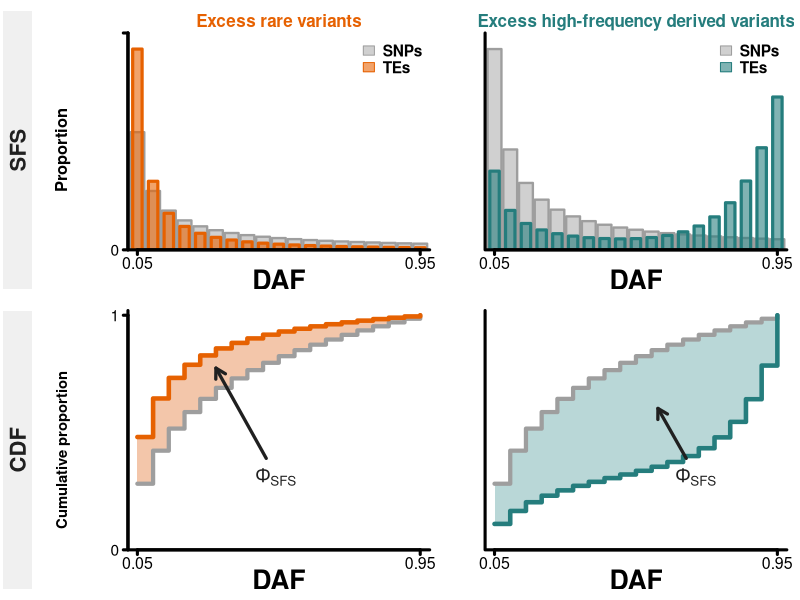
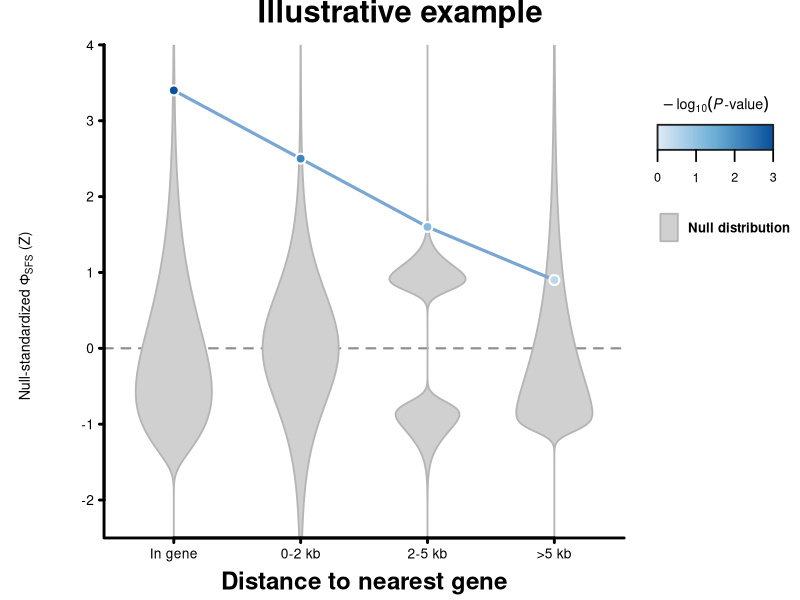

Here is the R script that generated these plots, in order:
#!/usr/bin/env Rscript

# Deterministic vector versions of the two Phi-SFS explanatory figures.
# Run from the repository root with:
#   module load R/4.4.2
#   Rscript figures/make_phi_sfs_figures.R

orange <- "#E66101"
orange_fill <- "#F3C6AA"
teal <- "#257D7D"
teal_fill <- "#B9D7D7"
neutral <- "#9E9E9E"
neutral_fill <- "#D0D0D0"
ink <- "#202020"

normalize <- function(x) x / sum(x)

step_coordinates <- function(x, y) {
    list(
        x = c(x[1], rep(x[-1], each = 2)),
        y = c(y[1], as.vector(rbind(y[-length(y)], y[-1])))
    )
}

draw_sfs <- function(x, neutral_sfs, te_sfs, color, title, show_y = FALSE) {
    ymax <- max(c(neutral_sfs, te_sfs)) * 1.08
    plot(NA, xlim = c(0.02, 0.98), ylim = c(0, ymax), axes = FALSE,
         xlab = "", ylab = "", xaxs = "i", yaxs = "i")

    # The wider neutral bars remain a single uniform gray. Narrower opaque TE
    # bars are drawn in front, avoiding transparency-induced color changes.
    rect(x - 0.022, 0, x + 0.022, neutral_sfs,
         col = neutral_fill, border = neutral, lwd = 2.3)
    rect(x - 0.015, 0, x + 0.015, te_sfs,
         col = adjustcolor(color, alpha.f = 0.58), border = color, lwd = 3.1)

    axis(1, at = c(0.05, 0.95), labels = c("0.05", "0.95"),
         lwd = 3.0, lwd.ticks = 3.0, cex.axis = 1.45)
    if (show_y) {
        axis(2, at = c(0, ymax), labels = c("0", ""),
             lwd = 3.0, lwd.ticks = 3.0, cex.axis = 1.4)
    }
    box(bty = "l", lwd = 3.0)
    mtext("DAF", side = 1, line = 2.2, cex = 1.6, font = 2)
    title(main = title, col.main = color, cex.main = 1.55, font.main = 2,
          line = 0.45)
    legend("topright", legend = c("SNPs", "TEs"),
           fill = c(neutral_fill, adjustcolor(color, alpha.f = 0.58)),
           border = c(neutral, color), bty = "n", cex = 1.4,
           text.font = 2, x.intersp = 0.6, y.intersp = 0.9)
}

draw_sidebar <- function(label) {
    plot.new()
    plot.window(xlim = c(0, 1), ylim = c(0, 1))
    rect(0.06, 0, 0.94, 1, col = "#F0F0F0", border = NA)
    text(0.5, 0.5, label, srt = 90, cex = 2.0, font = 2, col = ink)
}

draw_cdf <- function(x, neutral_sfs, te_sfs, color, fill,
                     show_y = FALSE, annotation_x = 0.48,
                     annotation_y = 0.34, arrow_x = 0.34) {
    neutral_cdf <- cumsum(neutral_sfs)
    te_cdf <- cumsum(te_sfs)
    neutral_step <- step_coordinates(x, neutral_cdf)
    te_step <- step_coordinates(x, te_cdf)

    plot(NA, xlim = c(0.02, 0.98), ylim = c(0, 1.02), axes = FALSE,
         xlab = "", ylab = "", xaxs = "i", yaxs = "i")
    polygon(c(neutral_step$x, rev(te_step$x)),
            c(neutral_step$y, rev(te_step$y)),
            col = fill, border = NA)
    lines(neutral_step$x, neutral_step$y, col = neutral, lwd = 4.1)
    lines(te_step$x, te_step$y, col = color, lwd = 4.4)

    axis(1, at = c(0.05, 0.95), labels = c("0.05", "0.95"),
         lwd = 3.0, lwd.ticks = 3.0, cex.axis = 1.45)
    if (show_y) {
        axis(2, at = c(0, 1), labels = c("0", "1"),
             lwd = 3.0, lwd.ticks = 3.0, cex.axis = 1.4)
    }
    box(bty = "l", lwd = 3.0)
    mtext("DAF", side = 1, line = 2.2, cex = 1.6, font = 2)

    target_bin <- max(which(x <= arrow_x))
    target_y <- (te_cdf[target_bin] + neutral_cdf[target_bin]) / 2
    text(annotation_x, annotation_y, expression(Phi[SFS]),
         cex = 1.75, font = 2, col = ink)
    arrows(annotation_x - 0.03, annotation_y + 0.08,
           arrow_x, target_y, length = 0.11, lwd = 3.2, col = ink)
}

draw_vertical_label <- function(label, cex = 1.5) {
    plot.new()
    plot.window(xlim = c(0, 1), ylim = c(0, 1))
    text(0.55, 0.5, label, srt = 90, cex = cex, font = 2, xpd = NA)
}

make_definition_figure <- function(path) {
    bins <- 1:19
    x <- bins / 20
    neutral_sfs <- normalize(1 / bins)
    rare_sfs <- normalize(1 / bins^1.55)
    high_sfs <- normalize(0.55 / bins + 0.055 * exp(0.42 * (bins - 12)))

    pdf(path, width = 11.2, height = 8.6, family = "Helvetica",
        useDingbats = FALSE)
    layout(matrix(1:8, nrow = 2, byrow = TRUE),
           heights = c(1, 1), widths = c(0.10, 0.14, 1, 1))

    par(mar = rep(0, 4))
    draw_sidebar("SFS")
    par(mar = rep(0, 4))
    draw_vertical_label("Proportion")

    par(mar = c(3.8, 3.2, 2.5, 1.0), mgp = c(2.1, 0.65, 0),
        tcl = -0.35, las = 1)

    draw_sfs(x, neutral_sfs, rare_sfs, orange,
             "Excess rare variants", show_y = TRUE)
    draw_sfs(x, neutral_sfs, high_sfs, teal,
             "Excess high-frequency derived variants", show_y = FALSE)

    par(mar = rep(0, 4))
    draw_sidebar("CDF")
    par(mar = rep(0, 4))
    draw_vertical_label("Cumulative proportion", cex = 1.35)

    par(mar = c(3.8, 3.2, 0.8, 1.0), mgp = c(2.1, 0.65, 0),
        tcl = -0.35, las = 1)
    draw_cdf(x, neutral_sfs, rare_sfs, orange, orange_fill,
             show_y = TRUE, annotation_x = 0.49,
             annotation_y = 0.31, arrow_x = 0.30)
    draw_cdf(x, neutral_sfs, high_sfs, teal, teal_fill,
             show_y = FALSE, annotation_x = 0.69,
             annotation_y = 0.31, arrow_x = 0.57)
    dev.off()
}

standardize <- function(x) as.numeric(scale(x))

draw_violin <- function(values, center, width = 0.30) {
    d <- density(values, from = -2.5, to = 4.0, n = 512, cut = 0,
                 bw = "nrd0")
    half_width <- width * d$y / max(d$y)
    polygon(c(center - half_width, rev(center + half_width)),
            c(d$x, rev(d$x)), col = "#D0D0D0", border = "#B5B5B5",
            lwd = 1.8)
}

make_null_figure <- function(path) {
    n <- 50000
    u <- ((1:n) - 0.5) / n
    nulls <- list(
        standardize(qgamma(u, shape = 3.0)),
        standardize(qt(u, df = 6)),
        standardize(c(qnorm(u[seq_len(n / 2)], -0.75, 0.30),
                      qnorm(u[(n / 2 + 1):n], 0.55, 0.23))),
        standardize(qgamma(u, shape = 1.25))
    )
    observed_z <- c(3.4, 2.5, 1.6, 0.9)
    minus_log10_p <- c(3.0, 2.15, 1.15, 0.45)
    categories <- c("In gene", "0-2 kb", "2-5 kb", ">5 kb")
    blue <- colorRampPalette(c("#DEEBF7", "#6BAED6", "#08519C"))(301)
    point_colors <- blue[1 + round(minus_log10_p / 3 * 300)]

    pdf(path, width = 10.2, height = 7.2, family = "Helvetica",
        useDingbats = FALSE)
    layout(matrix(c(1, 2, 3), nrow = 1), widths = c(0.38, 4.7, 1.35))
    par(oma = c(0, 0, 2.4, 0))

    par(mar = rep(0, 4))
    draw_vertical_label(
        expression(paste("Null-standardized ", Phi[SFS], " (Z)")),
        cex = 1.3
    )

    par(mar = c(4.7, 4.3, 1.0, 0.6), mgp = c(2.8, 0.75, 0),
        tcl = -0.35, las = 1)
    plot(NA, xlim = c(0.45, 4.55), ylim = c(-2.5, 4.0), axes = FALSE,
         xlab = "", ylab = "", xaxs = "i", yaxs = "i")
    abline(h = 0, col = "#8F8F8F", lty = 2, lwd = 2.1)
    for (i in seq_along(nulls)) draw_violin(nulls[[i]], i)
    lines(1:4, observed_z, col = "#79A6D2", lwd = 3.1)
    points(1:4, observed_z, pch = 21, bg = point_colors,
           col = "white", lwd = 2.0, cex = 2.0)
    axis(1, at = 1:4, labels = categories, lwd = 2.8,
         lwd.ticks = 2.8, cex.axis = 1.25)
    axis(2, at = seq(-2, 4, by = 1), lwd = 2.8,
         lwd.ticks = 2.8, cex.axis = 1.25)
    box(bty = "l", lwd = 2.8)
    mtext("Distance to nearest gene", side = 1, line = 3.1,
          cex = 1.45, font = 2)

    par(mar = c(4.7, 0.4, 1.0, 0.5))
    plot.new()
    plot.window(xlim = c(0, 1), ylim = c(0, 1))
    text(0.5, 0.91, expression(-log[10](italic(P)*"-value")),
         cex = 1.3, font = 2)
    edges <- seq(0.10, 0.90, length.out = length(blue) + 1)
    rect(edges[-length(edges)], 0.81, edges[-1], 0.865,
         col = blue, border = NA)
    rect(0.10, 0.81, 0.90, 0.865, border = ink, lwd = 1.8)
    tick_x <- 0.10 + (0:3) / 3 * 0.80
    segments(tick_x, 0.785, tick_x, 0.81, lwd = 1.7)
    text(tick_x, 0.75, labels = 0:3, cex = 1.15)
    rect(0.12, 0.61, 0.24, 0.67, col = "#D0D0D0",
         border = "#B5B5B5", lwd = 1.8)
    text(0.31, 0.64, "Null distribution", adj = 0, cex = 1.2,
         font = 2)

    mtext("Illustrative example", side = 3, line = 0.5,
          outer = TRUE, cex = 1.85, font = 2)
    dev.off()
}

make_definition_figure("figures/phi_sfs_definition_schematic.pdf")
make_null_figure("figures/phi_sfs_null_standardization_example.pdf")
